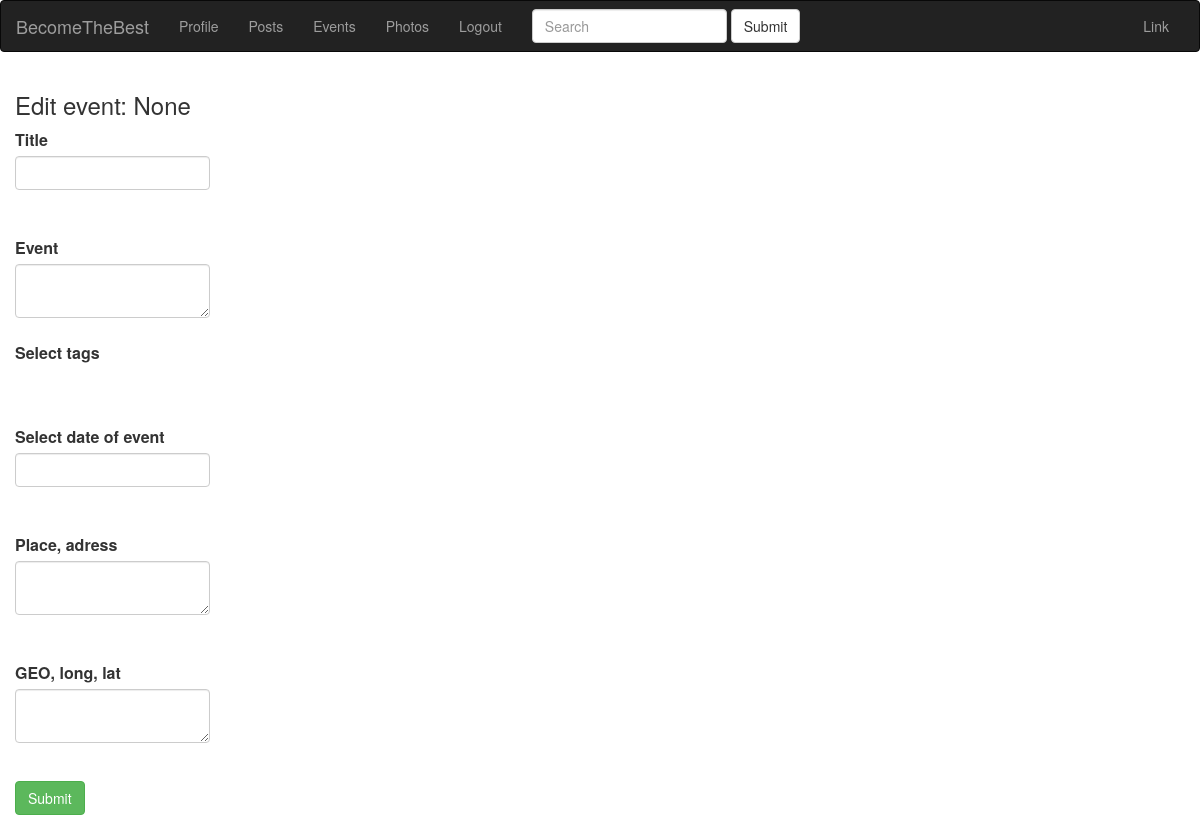
The page /event/cat1589732338/edit (signed in) on the database as committed earlier.
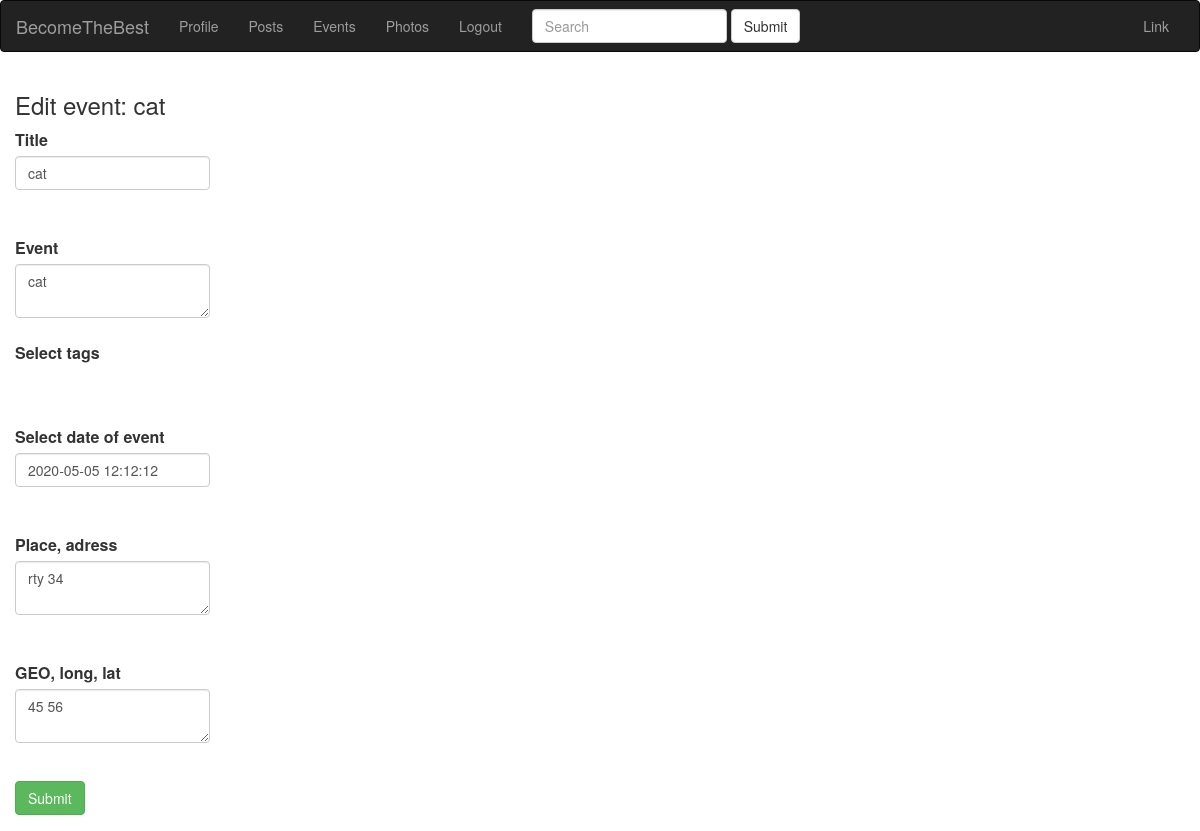
The same page on the database as committed later.
### app/models.py (models this page shows, shortened)
class Event(db.Model):
    id = db.Column(db.Integer, primary_key=True)
    event_title = db.Column(db.String(140))
    event_body = db.Column(db.Text)
    slug = db.Column(db.String(140), unique=True)
    created = db.Column(db.DateTime, index=True, default=datetime.utcnow)
    event_time = db.Column(db.DateTime)
    event_place = db.Column(db.Text)
    event_geo = db.Column(db.Text)
    event_starter = db.Column(db.Integer, db.ForeignKey('user.id'))
    event_crew = db.Column(db.Text)
    tags = db.relationship(
        'Tag', secondary=event_tags, backref=db.backref('events_tags', lazy='dynamic'))

### app/blueprints/events/blueprint.py (the view, shortened to what this page needs)
@events.route('/<slug>/edit', methods=['GET', 'POST'])
@login_required
def edit_event(slug):
    event = Event.query.filter(Event.slug==slug).first()
    form = EventForm(formdata=request.form, obj=event)
    form = EventForm(obj=event)
    return render_template('events/edit_event.html', form=form)

### app/blueprints/events/forms.py
class EventForm(FlaskForm):
    event_title = StringField('Title', validators=[DataRequired()])
    event_body = TextAreaField('Event', validators=[DataRequired()])
    event_time = DateTimeField(
        'Select date of event', format='%Y-%m-%d %H:%M:%S', validators=[DataRequired()])
    event_place = TextAreaField('Place, adress', validators=[DataRequired()])
    event_geo = TextAreaField('GEO, long, lat', validators=[DataRequired()])
    tags = RadioField(
        'Select tags', choices=tag_choices)
    submit = SubmitField('Submit')

### app/models.py (called while the page is built)
@login.user_loader
def load_user(id):
    return User.query.get(int(id))

    def __repr__(self):
        return '{}'.format(self.name)

### app/view.py (called while the page is built)
@app.before_request
def before_request():
    if current_user.is_authenticated:
        current_user.last_seen = datetime.utcnow()
        db.session.commit()

### app/blueprints/events/templates/events/edit_event.html (shortened to what this page needs)
{% extends 'base.html' %} {% block title %} Edit post {% endblock %} {% block content_title %}
<h3>Edit event: {{form.event_title.data}}</h3>
{% endblock %} {% block content %} {% if form %}
<div>
    <form action="" method="POST">
        <div class="form-group">
            {{ form.event_title.label(class='control-label') }}<br> {{ form.event_title(class='form-control') }}<br>
            <br> {{ form.event_body.label(class='control-label') }}<br> {{ form.event_body(class='form-control') }}<br>  {{ form.tags.label(class='control-label') }}<br> {{ form.tags() }}<br>
            <br> {{ form.event_time.label(class='control-label') }}<br> {{ form.event_time(class='form-control') }}<br>
            <br> {{ form.event_place.label(class='control-label') }}<br> {{ form.event_place(class='form-control') }}<br>
            <br> {{ form.event_geo.label(class='control-label') }}<br> {{ form.event_geo(class='form-control') }}<br>
        </div>
        {{ form.submit(class="btn btn-success") }}
    </form>
</div>
{% endif %} {% endblock %}

Rows that differ between the two databases and show on the page:
now on this page (row edited): Event: event_title.data "cat", event_title "cat", event_body "cat", event_time "2020-05-05 12:12:12", event_place "rty 34", event_geo "45 56"
Other text that changed with them:
text no longer shown: "None"
